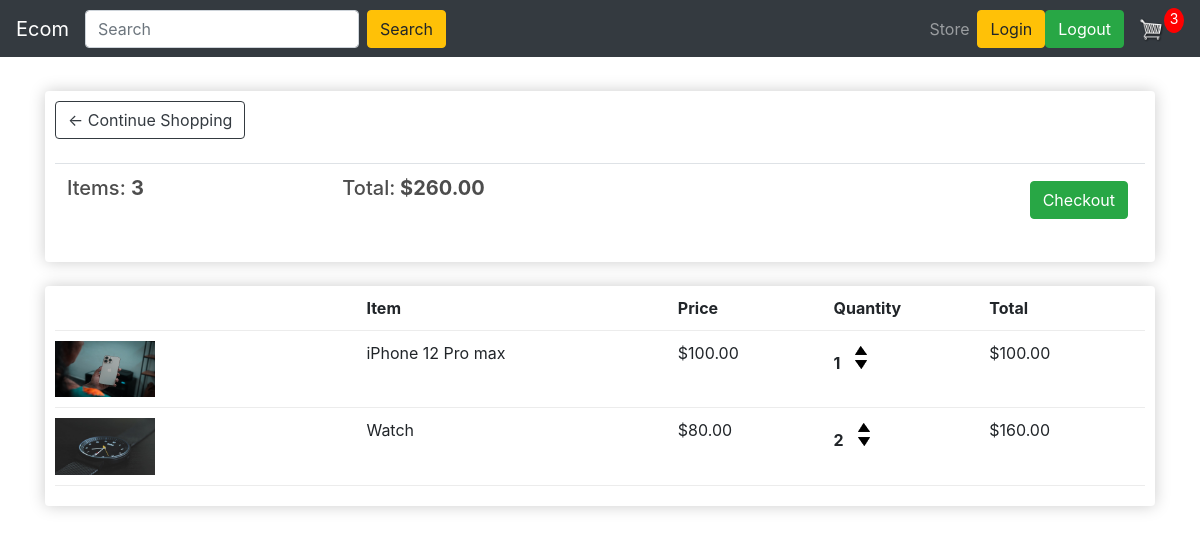
The page /cart/ (signed in) on the database as committed earlier.
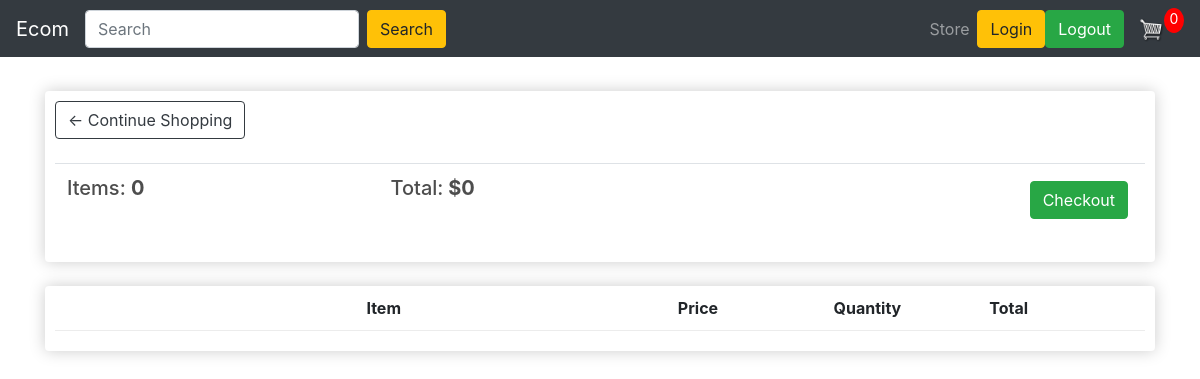
The same page on the database as committed later.
### store/models.py (models this page shows, shortened)
class Order(models.Model):
    customer = models.ForeignKey(Customer,on_delete=models.SET_NULL,null=True,blank=True)
    date_ordered = models.DateTimeField(auto_now_add=True)
    complete = models.BooleanField(default=False,null=True,blank=True)
    transaction_id = models.CharField(max_length=200,null=True)
    @property
    def get_cart_total(self):
        orderitems = self.orderitem_set.all()
        total = sum([item.get_total for item in orderitems])
        return total
    @property
    def get_cart_item(self):
        orderitems = self.orderitem_set.all()
        total = sum([item.quantity for item in orderitems])
        return total

class OrderItem(models.Model):
    product = models.ForeignKey(Product,on_delete=models.SET_NULL,null=True,blank=True)
    order = models.ForeignKey(Order,on_delete=models.SET_NULL,null=True,blank=True)
    quantity = models.IntegerField(default=0,null=True,blank=True)
    date_added = models.DateTimeField(auto_now_add=True)
    @property
    def get_total(self):
        total = self.product.price * self.quantity
        return total

class Product(models.Model):
    name = models.CharField(max_length=200,null=True)
    price = models.DecimalField(max_digits=7, decimal_places=2)
    digital = models.BooleanField(default=False,null=True,blank=True)
    image = models.ImageField(null=True,blank=True)
    @property
    def imageURL(self):
        try:
            url = self.image.url
        except:
            url = ''
        return url

### store/views.py (the view)
# urls.py: path('cart/', views.cart, name='cart'),
def cart(request):
    data = cartData(request)
    items = data['items']
    order = data['order']
    cartItems = data['cartItems']
    context = {'items': items, 'order': order, 'cartItems': cartItems}
    return render(request, 'store/cart.html', context)

### store/utils.py (called while the page is built)
def cartData(request):
    if request.user.is_authenticated:
        customer = request.user.customer
        order, created = Order.objects.get_or_create(customer=customer, complete=False)
        items = order.orderitem_set.all()
        cartItems = order.get_cart_item
    else:
        cookieData = cookieCart(request)
        items = cookieData['items']
        order = cookieData['order']
        cartItems = cookieData['cartItems']
    return {'cartItems': cartItems, 'order': order, 'items': items}

### store/templates/store/cart.html
{% extends "store/main.html" %}
{% load static %}
{% block content %}
<div class="row">
    <div class="col-lg-12">
        <div class="box-element">
            <a class="btn btn-outline-dark" href="{% url 'store' %}">&#x2190; Continue Shopping</a>
            <br>
            <br>
            <table class="table">
                <tr>
                    <th>
                        <h5>Items: <strong>{{order.get_cart_item}}</strong></h5>
                    </th>
                    <th>
                        <h5>Total:<strong> ${{order.get_cart_total}}</strong></h5>
                    </th>
                    <th>
                        <a style="float:right; margin:5px;" class="btn btn-success"
                            href="{% url 'checkout' %}">Checkout</a>
                    </th>
                </tr>
            </table>
        </div>
        <br>
        <div class="box-element">
            <div class="cart-row">
                <div style="flex:2"></div>
                <div style="flex:2"><strong>Item</strong></div>
                <div style="flex:1"><strong>Price</strong></div>
                <div style="flex:1"><strong>Quantity</strong></div>
                <div style="flex:1"><strong>Total</strong></div>
            </div>
            {% for item in items %}
            <div class="cart-row">
                <div style="flex:2"><img class="row-image" src="{{item.product.imageURL}}"></div>
                <div style="flex:2">
                    <p>{{item.product.name}}</p>
                </div>
                <div style="flex:1">
                    <p>${{item.product.price|floatformat:2}}</p>
                </div>
                <div style="flex:1">
                    <p class="quantity">{{item.quantity}}</p>
                    <div class="quantity">
                        <img data-product="{{item.product.id}}" data-action="add" class="chg-quantity update-cart"
                            src="{% static  'images/arrow-up.png' %}">
                        <img data-product="{{item.product.id}}" data-action="remove" class="chg-quantity update-cart"
                            src="{% static  'images/arrow-down.png' %}">
                    </div>
                </div>
                <div style="flex:1">
                    <p>${{item.get_total}}</p>
                </div>
            </div>
            {% endfor %}
        </div>
    </div>
</div>
{% endblock content %}

Rows that differ between the two databases and show on the page:
no longer on this page (row edited): Order: get_cart_item "3", get_cart_total "260.00"
no longer on this page (row edited): OrderItem: product.imageURL (picture), product.name "iPhone 12 Pro max", product.price "100.00", quantity "1", get_total "100.00"
no longer on this page (row edited): OrderItem: product.imageURL (picture), product.name "Watch", product.price "80.00", quantity "2", get_total "160.00"
added Order: get_cart_item "0", get_cart_total "0"
Other text that changed with them:
{{ cartItems }}: "3" → "0"
